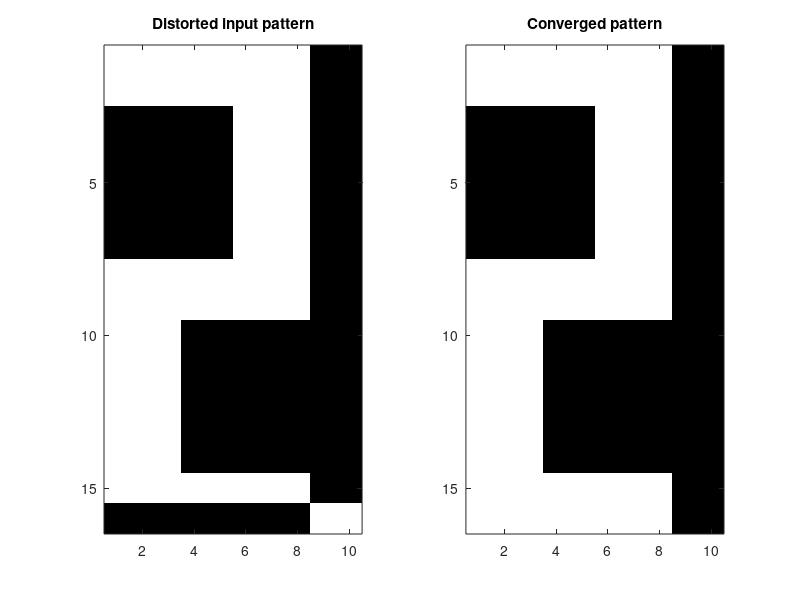

This figure's MATLAB source:
%% Digits

clc
clear all

% Define numbers 0-4
x1=[ [ -1, -1, -1, -1, -1, -1, -1, -1, -1, -1],[ -1, -1, -1, 1, 1, 1, 1, -1, -1, -1],[ -1, -1, 1, 1, 1, 1, 1, 1, -1, -1],[ -1, 1, 1, 1, -1, -1, 1, 1, 1, -1],[ -1, 1, 1, 1, -1, -1, 1, 1, 1, -1],[ -1, 1, 1, 1, -1, -1, 1, 1, 1, -1],[ -1, 1, 1, 1, -1, -1, 1, 1, 1, -1],[ -1, 1, 1, 1, -1, -1, 1, 1, 1, -1],[ -1, 1, 1, 1, -1, -1, 1, 1, 1, -1],[ -1, 1, 1, 1, -1, -1, 1, 1, 1, -1],[ -1, 1, 1, 1, -1, -1, 1, 1, 1, -1],[ -1, 1, 1, 1, -1, -1, 1, 1, 1, -1],[ -1, 1, 1, 1, -1, -1, 1, 1, 1, -1],[ -1, -1, 1, 1, 1, 1, 1, 1, -1, -1],[ -1, -1, -1, 1, 1, 1, 1, -1, -1, -1],[ -1, -1, -1, -1, -1, -1, -1, -1, -1, -1] ];
x2=[ [ -1, -1, -1, 1, 1, 1, 1, -1, -1, -1],[ -1, -1, -1, 1, 1, 1, 1, -1, -1, -1],[ -1, -1, -1, 1, 1, 1, 1, -1, -1, -1],[ -1, -1, -1, 1, 1, 1, 1, -1, -1, -1],[ -1, -1, -1, 1, 1, 1, 1, -1, -1, -1],[ -1, -1, -1, 1, 1, 1, 1, -1, -1, -1],[ -1, -1, -1, 1, 1, 1, 1, -1, -1, -1],[ -1, -1, -1, 1, 1, 1, 1, -1, -1, -1],[ -1, -1, -1, 1, 1, 1, 1, -1, -1, -1],[ -1, -1, -1, 1, 1, 1, 1, -1, -1, -1],[ -1, -1, -1, 1, 1, 1, 1, -1, -1, -1],[ -1, -1, -1, 1, 1, 1, 1, -1, -1, -1],[ -1, -1, -1, 1, 1, 1, 1, -1, -1, -1],[ -1, -1, -1, 1, 1, 1, 1, -1, -1, -1],[ -1, -1, -1, 1, 1, 1, 1, -1, -1, -1],[ -1, -1, -1, 1, 1, 1, 1, -1, -1, -1] ];
x3=[ [ 1, 1, 1, 1, 1, 1, 1, 1, -1, -1],[ 1, 1, 1, 1, 1, 1, 1, 1, -1, -1],[ -1, -1, -1, -1, -1, 1, 1, 1, -1, -1],[ -1, -1, -1, -1, -1, 1, 1, 1, -1, -1],[ -1, -1, -1, -1, -1, 1, 1, 1, -1, -1],[ -1, -1, -1, -1, -1, 1, 1, 1, -1, -1],[ -1, -1, -1, -1, -1, 1, 1, 1, -1, -1],[ 1, 1, 1, 1, 1, 1, 1, 1, -1, -1],[ 1, 1, 1, 1, 1, 1, 1, 1, -1, -1],[ 1, 1, 1, -1, -1, -1, -1, -1, -1, -1],[ 1, 1, 1, -1, -1, -1, -1, -1, -1, -1],[ 1, 1, 1, -1, -1, -1, -1, -1, -1, -1],[ 1, 1, 1, -1, -1, -1, -1, -1, -1, -1],[ 1, 1, 1, -1, -1, -1, -1, -1, -1, -1],[ 1, 1, 1, 1, 1, 1, 1, 1, -1, -1],[ 1, 1, 1, 1, 1, 1, 1, 1, -1, -1] ];
x4=[ [ -1, -1, 1, 1, 1, 1, 1, 1, -1, -1],[ -1, -1, 1, 1, 1, 1, 1, 1, 1, -1],[ -1, -1, -1, -1, -1, -1, 1, 1, 1, -1],[ -1, -1, -1, -1, -1, -1, 1, 1, 1, -1],[ -1, -1, -1, -1, -1, -1, 1, 1, 1, -1],[ -1, -1, -1, -1, -1, -1, 1, 1, 1, -1],[ -1, -1, -1, -1, -1, -1, 1, 1, 1, -1],[ -1, -1, 1, 1, 1, 1, 1, 1, -1, -1],[ -1, -1, 1, 1, 1, 1, 1, 1, -1, -1],[ -1, -1, -1, -1, -1, -1, 1, 1, 1, -1],[ -1, -1, -1, -1, -1, -1, 1, 1, 1, -1],[ -1, -1, -1, -1, -1, -1, 1, 1, 1, -1],[ -1, -1, -1, -1, -1, -1, 1, 1, 1, -1],[ -1, -1, -1, -1, -1, -1, 1, 1, 1, -1],[ -1, -1, 1, 1, 1, 1, 1, 1, 1, -1],[ -1, -1, 1, 1, 1, 1, 1, 1, -1, -1] ];
x5=[ [ -1, 1, 1, -1, -1, -1, -1, 1, 1, -1],[ -1, 1, 1, -1, -1, -1, -1, 1, 1, -1],[ -1, 1, 1, -1, -1, -1, -1, 1, 1, -1],[ -1, 1, 1, -1, -1, -1, -1, 1, 1, -1],[ -1, 1, 1, -1, -1, -1, -1, 1, 1, -1],[ -1, 1, 1, -1, -1, -1, -1, 1, 1, -1],[ -1, 1, 1, -1, -1, -1, -1, 1, 1, -1],[ -1, 1, 1, 1, 1, 1, 1, 1, 1, -1],[ -1, 1, 1, 1, 1, 1, 1, 1, 1, -1],[ -1, -1, -1, -1, -1, -1, -1, 1, 1, -1],[ -1, -1, -1, -1, -1, -1, -1, 1, 1, -1],[ -1, -1, -1, -1, -1, -1, -1, 1, 1, -1],[ -1, -1, -1, -1, -1, -1, -1, 1, 1, -1],[ -1, -1, -1, -1, -1, -1, -1, 1, 1, -1],[ -1, -1, -1, -1, -1, -1, -1, 1, 1, -1],[ -1, -1, -1, -1, -1, -1, -1, 1, 1, -1] ];

% Defining parameters
N = 160;
p = [x1; x2; x3; x4; x5];
W = zeros(N,N);


for my = 1:5
    W = W + p(my,:)'*p(my,:);
end

W = W/N;
W = W - diag(diag(W)); % W_ii = 0

% Pattern to feed
original = [[1, 1, 1, 1, 1, 1, 1, 1, -1, -1], [1, 1, 1, 1, 1, 1, 1, 1, -1, -1], [-1, -1, -1, -1, -1, 1, 1, 1, -1, -1], [-1, -1, -1, -1, -1, 1, 1, 1, -1, -1], [-1, -1, -1, -1, -1, 1, 1, 1, -1, -1], [-1, -1, -1, -1, -1, 1, 1, 1, -1, -1], [-1, -1, -1, -1, -1, 1, 1, 1, -1, -1], [1, 1, 1, 1, 1, 1, 1, 1, -1, -1], [1, 1, 1, 1, 1, 1, 1, 1, -1, -1], [1, 1, 1, -1, -1, -1, -1, -1, -1, -1], [1, 1, 1, -1, -1, -1, -1, -1, -1, -1], [1, 1, 1, -1, -1, -1, -1, -1, -1, -1], [1, 1, 1, -1, -1, -1, -1, -1, -1, -1], [1, 1, 1, -1, -1, -1, -1, -1, -1, -1], [1, 1, 1, 1, 1, 1, 1, 1, -1, -1], [-1, -1, -1, -1, -1, -1, -1, -1, 1, 1]];
S = original;

done = false; %convergence 

% Typewriter scheme
while (~done)
    S_t = S;

    for j = 1 : N
        bit = sign(1/N * W(j,:) * S_t');
        S_t(:,j) = bit;
    end
   
    if isequal(S_t,S)
        done = true;
    else
        S = S_t;
    end
end

%% Plot result to see what the distorted pattern converged to
disturbed_pattern = reshape(original,[10,16])';
converged_pattern = reshape(S_t, [10,16])';
test = ((disturbed_pattern+1)/2)*256;

colormap(gray(256))
subplot(1,2,1)
image(((disturbed_pattern+1)/2)*256)
title("Distorted input pattern")

subplot(1,2,2)
image(((converged_pattern+1)/2)*256)
title("Converged pattern")
